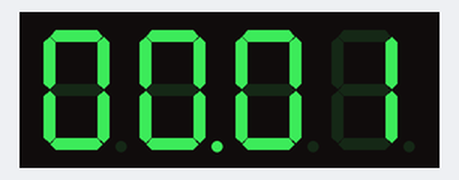
A sketch run on a simulated Arduino Uno, built with avr-gcc and run on an emulated ATmega328P. Parts: 4-digit seven-segment display.

Above: at 1.1 s.
At 5.1 s:
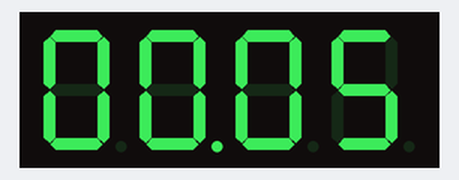
At 10.1 s:
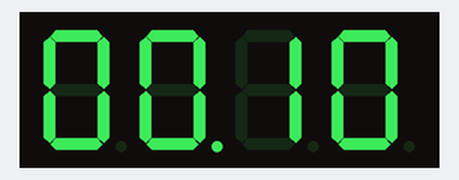
At 20.1 s:
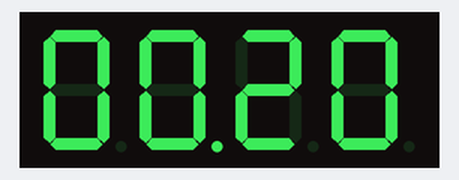
At 29.1 s:
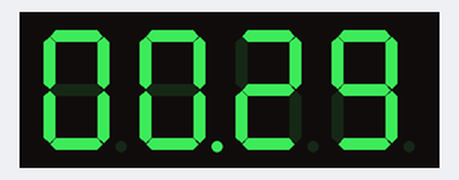
At 39.1 s:
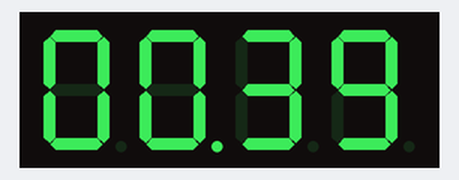

The sketch:

testeCronometro.ino
```cpp
// (licence header left out)
#include "SevSeg.h"
SevSeg sevseg; //Instantiate a seven segment controller object
char displayStr[6]; // 5 caracteres para minutos.segundos + 1 para o terminador nulo
void setup() {
  byte numDigits = 4;
  byte digitPins[] = {2, 3, 4, 5};
  byte segmentPins[] = {6, 7, 8, 9, 10, 12, 11, 13};
  bool resistorsOnSegments = false; // 'false' means resistors are on digit pins
  byte hardwareConfig = COMMON_CATHODE; // See README.md for options
  bool updateWithDelays = false; // Default 'false' is Recommended
  bool leadingZeros = false; // Use 'true' if you'd like to keep the leading zeros
  bool disableDecPoint = false; // Use 'true' if your decimal point doesn't exist or isn't connected

  sevseg.begin(hardwareConfig, numDigits, digitPins, segmentPins, resistorsOnSegments,
  updateWithDelays, leadingZeros, disableDecPoint);
  sevseg.setBrightness(90);
}

void loop() {
  static unsigned long lastRefreshTime = 0;
  static unsigned int minutes = 0;
  static unsigned int seconds = 0;
  const unsigned long refreshInterval = 1000; // Intervalo de atualização em milissegundos (1 segundo)

  if (millis() - lastRefreshTime >= refreshInterval) {
    lastRefreshTime = millis();
    // Incrementa os segundos e ajusta os minutos, se necessário
    seconds++;
    if (seconds >= 60) {
      seconds = 0;
      minutes++;
      if (minutes >= 100) { // Limita a exibição de minutos a 99
        minutes = 0;
      }
    }
    // Constrói a string para exibir no formato "minutos.segundos"
    sprintf(displayStr, "%02d.%02d", minutes, seconds); // Formata os minutos e segundos
    sevseg.setChars(displayStr);
  }
  sevseg.refreshDisplay(); // Deve ser chamado repetidamente
}
/// END ///
```

Measured:
- what the display in image 0 shows lasts 1.0 s, from 1.0 s to 2.0 s
